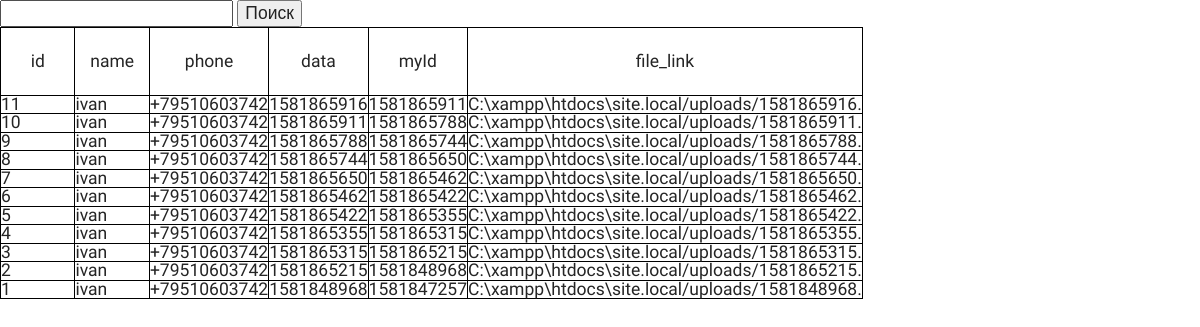
Page /admin/index.php on the earlier database version.
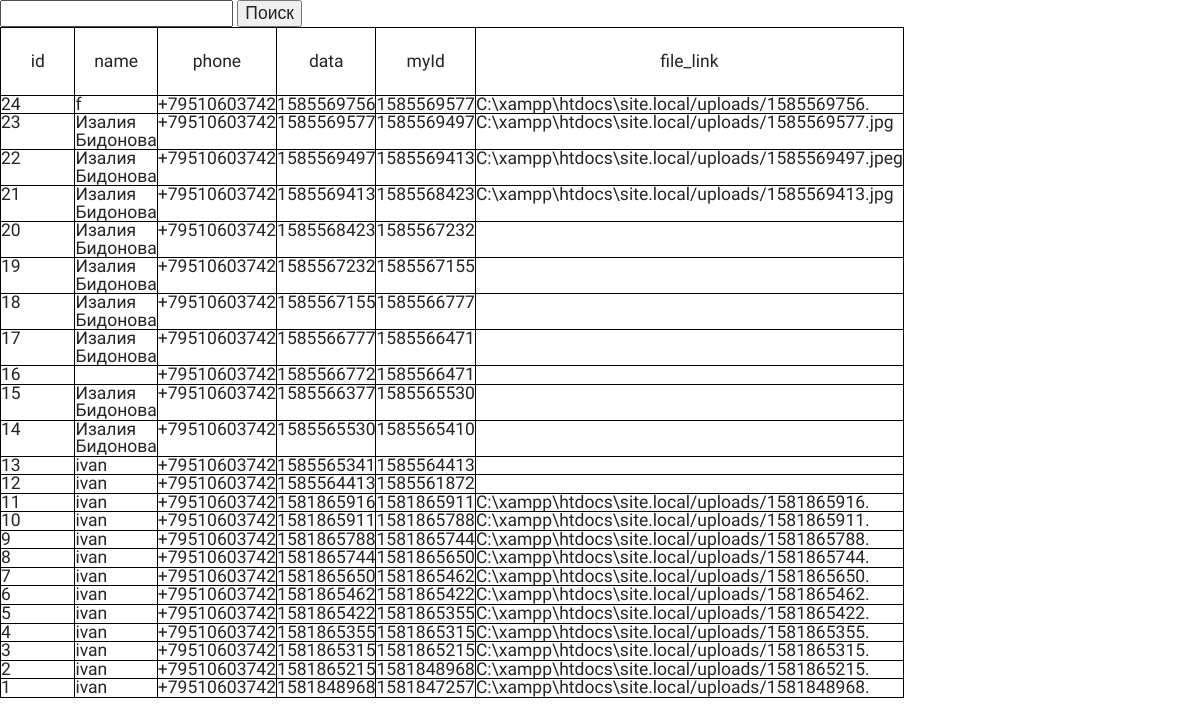
Same page on the later database version.
### tables this page shows
CREATE TABLE users( 
            id INTEGER PRIMARY KEY AUTOINCREMENT, 
            name TEXT,
            phone TEXT,
            data DATETIME,
            myId TEXT,
            file_link TEXT
            );

### Database.php (called while the page is built, shortened)
<?php
class Database
{
    private $pdo;
    public function connect()
    {
        $this->pdo=new PDO('sqlite:'.__DIR__.'/db/'. $this::DATABASE);
        return $this->pdo;
    }
    public function showRecords()
    {
        $sql="SELECT * FROM ".$this::TABLE. " ORDER by id DESC";
        $request =$this->pdo->prepare($sql);
        if ($request) {
            $request->execute();
        }
        return  $request;
    }
}

### admin/index.php (the view, shortened to what this page needs)
<!DOCTYPE html>
<html lang="en">
<head>
    <link rel="stylesheet" href="../css/main.css?1" />
</head>
<body>
<form method="POST" action="index.php">
    <input name="nameChoise" type="text">
    <button id='' type="submit">Поиск</button>
</form>
<?php
    include('../Database.php');
    $pdo = new Database;
    $pdo->connect();
    ?>
<table id="table-admin"class="table-admin">
        <thead>
            <tr class="">
                <th class="table-admin-th">id</th>
                <th class="table-admin-th">name</th>
                <th class="table-admin-th">phone</th>
                <th class="table-admin-th">data</th>
                <th class="table-admin-th">myId</th>
                <th class="table-admin-th">file_link</th>
            </tr>
        </thead>
        <tbody>
 <?php
 if($nameChoise){
    foreach ($pdo->showRecordsChoice($nameChoise) as $row) { ?>
        <tr>
        <td ><?php echo $row['id'] ?></td>
        <td ><?php echo $row['name'] ?></td>
        <td ><?php echo $row['phone'] ?></td>
        <td ><?php echo $row['data'] ?></td>
        <td ><?php echo $row['myId'] ?></td>
        <td ><?php echo $row['file_link'] ?></td>
        </tr>
        <?php }}else{
     foreach ($pdo->showRecords() as $row) { ?>
                <tr>
                <td ><?php echo $row['id'] ?></td>
                <td ><?php echo $row['name'] ?></td>
                <td ><?php echo $row['phone'] ?></td>
                <td ><?php echo $row['data'] ?></td>
                <td ><?php echo $row['myId'] ?></td>
                <td ><?php echo $row['file_link'] ?></td>
                </tr>
    <?php }} ?>
 </tbody>
    </table>
</body>
</html>

### css/main.css (style rules this page uses)
html,body,div,span,applet,object,iframe,h1,h2,h3,h4,h5,h6,p,blockquote,pre,a,abbr,acronym,address,big,cite,code,del,dfn,em,img,ins,kbd,q,s,samp,small,strike,strong,sub,sup,tt,var,b,u,i,center,dl,dt,dd,ol,ul,li,fieldset,form,label,legend,table,caption,tbody,tfoot,thead,tr,th,td,article,aside,canvas,details,embed,figure,figcaption,footer,header,hgroup,menu,nav,output,ruby,section,summary,time,mark,audio,video { margin: 0; padding: 0; border: 0; font-size: 100%; font: inherit; vertical-align: baseline; }
body { line-height: 1; }
table { border-collapse: collapse; border-spacing: 0; }
html { font-size: 100%; -webkit-text-size-adjust: 100%; -ms-text-size-adjust: 100%; }
form { margin: 0; }
button, input, select, textarea { font-size: 100%; margin: 0; vertical-align: baseline; *vertical-align: middle; }
button, input { line-height: normal; }
button, select { text-transform: none; }
button, html input[type="button"], input[type="reset"], input[type="submit"] { -webkit-appearance: button; cursor: pointer; *overflow: visible; }
html, button, input, select, textarea { color: #222; }
html { box-sizing: border-box; line-height: 1.2; font-size: 1.46vw; }
*, *::before, *::after { box-sizing: border-box; }
body { font-family: 'Roboto'; color: #252525; -webkit-text-size-adjust: 100%; min-width: 16rem; ; }
form { width: 20rem; }
.table-admin { border:1px solid black; border-collapse:collapse; }
.table-admin-th { width: 4.25rem; padding: 1.4rem 0; border: 1px solid black; }
.table-admin td { border: 1px solid black; }

Differences in the rows shown:
added users: id "24", name "f", phone "+79510603742", data "1585569756", myId "1585569577", file_link "C:\\xampp\\htdocs\\site.local/uploads/1585569756."
added users: id "23", name "Изалия Бидонова", phone "+79510603742", data "1585569577", myId "1585569497", file_link "C:\\xampp\\htdocs\\site.local/uploads/1585569577.jpg"
added users: id "22", name "Изалия Бидонова", phone "+79510603742", data "1585569497", myId "1585569413", file_link "C:\\xampp\\htdocs\\site.local/uploads/1585569497.jpeg"
added users: id "21", name "Изалия Бидонова", phone "+79510603742", data "1585569413", myId "1585568423", file_link "C:\\xampp\\htdocs\\site.local/uploads/1585569413.jpg"
added users: id "20", name "Изалия Бидонова", phone "+79510603742", data "1585568423", myId "1585567232"
added users: id "19", name "Изалия Бидонова", phone "+79510603742", data "1585567232", myId "1585567155"
added users: id "18", name "Изалия Бидонова", phone "+79510603742", data "1585567155", myId "1585566777"
added users: id "17", name "Изалия Бидонова", phone "+79510603742", data "1585566777", myId "1585566471"
added users: id "16", phone "+79510603742", data "1585566772", myId "1585566471"
added users: id "15", name "Изалия Бидонова", phone "+79510603742", data "1585566377", myId "1585565530"
added users: id "14", name "Изалия Бидонова", phone "+79510603742", data "1585565530", myId "1585565410"
added users: id "13", name "ivan", phone "+79510603742", data "1585565341", myId "1585564413"
added users: id "12", name "ivan", phone "+79510603742", data "1585564413", myId "1585561872"
